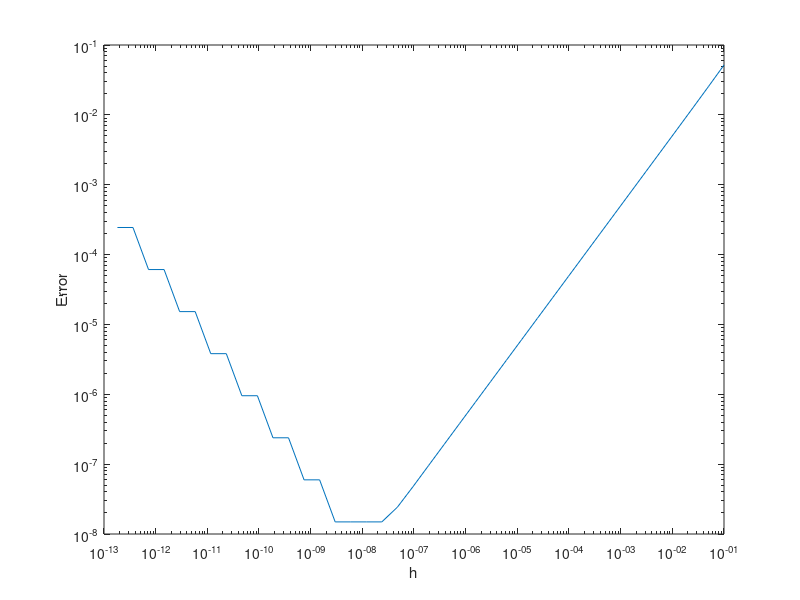

The MATLAB source for this figure:
f = @(x) exp(x);
x0=0;

cf=1;
h(1)=0.1;
% K=40;
K=40;

for k = 1:K
    x1 = x0 +cf*h(k)
    F = abs(f(x0)-f(x1))/h(k);
    err(k)=abs(F-f(x0));
    h(k+1)=h(k)/2;
end
loglog(h(1:end-1),err)
xlabel('h');
ylabel('Error');